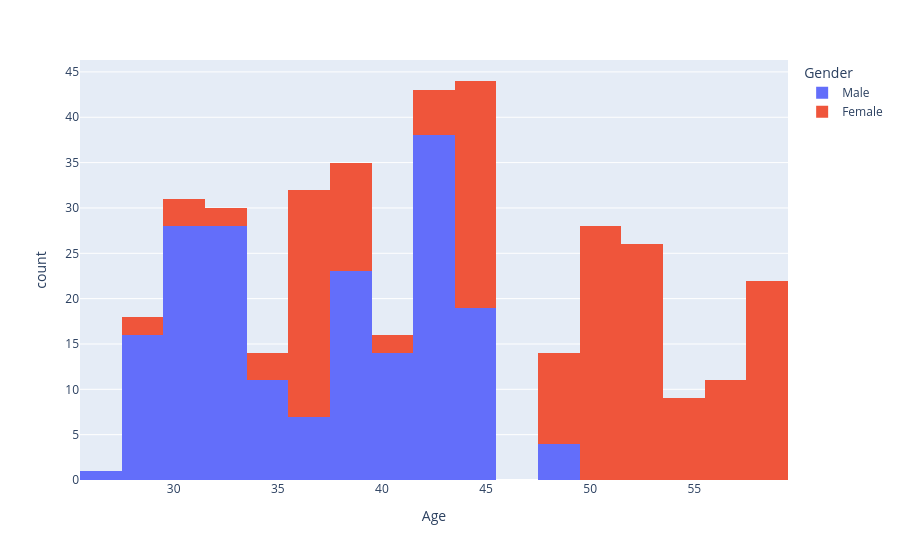

The code cell stored with this chart in its notebook:
### Code cell
px.histogram(
    df,
    x="Age",
    color="Gender"
)

# 男性は若い人が多い、女性は中年層が多い
# 50歳以上は皆女性

### Figure 1 — Plotly figure (JSON) as saved in the notebook; plotly's stock layout.template omitted (floating-point values rounded to 4 significant figures; data arrays with more than 128 entries replaced by an {"elided": "..."} marker saying what was removed)
{"data": [{"bingroup": "x", "hovertemplate": "Gender=Male<br>Age=%{x}<br>count=%{y}<extra></extra>", "legendgroup": "Male", "marker": {"color": "#636efa", "pattern": {"shape": ""}}, "name": "Male", "orientation": "v", "showlegend": true, "type": "histogram", "x": {"elided": "189 int values"}, "xaxis": "x", "yaxis": "y"}, {"bingroup": "x", "hovertemplate": "Gender=Female<br>Age=%{x}<br>count=%{y}<extra></extra>", "legendgroup": "Female", "marker": {"color": "#EF553B", "pattern": {"shape": ""}}, "name": "Female", "orientation": "v", "showlegend": true, "type": "histogram", "x": {"elided": "185 int values"}, "xaxis": "x", "yaxis": "y"}], "layout": {"barmode": "relative", "legend": {"title": {"text": "Gender"}, "tracegroupgap": 0}, "margin": {"t": 60}, "xaxis": {"anchor": "y", "domain": [0, 1], "title": {"text": "Age"}}, "yaxis": {"anchor": "x", "domain": [0, 1], "title": {"text": "count"}}}}
